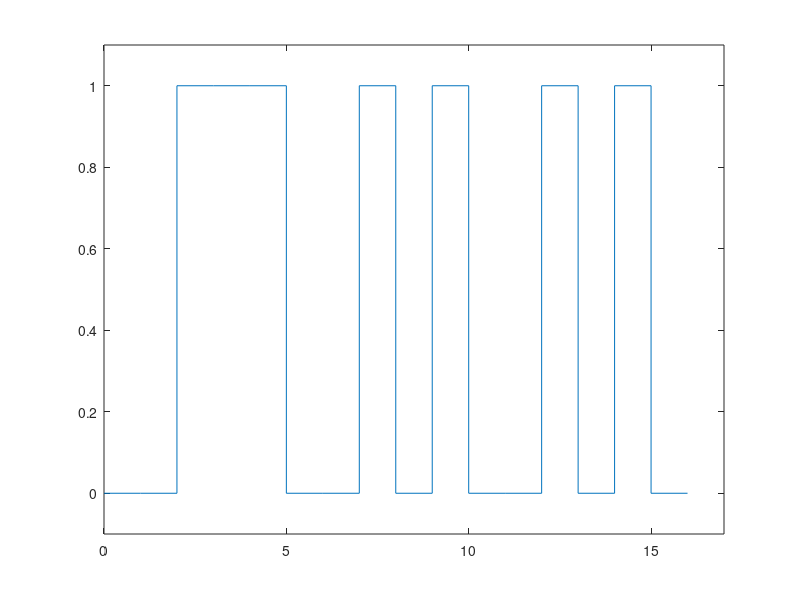
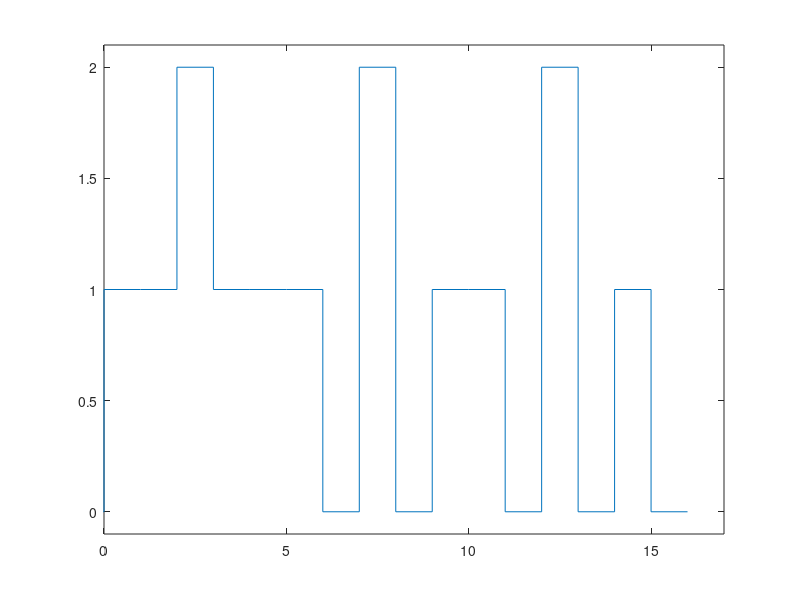
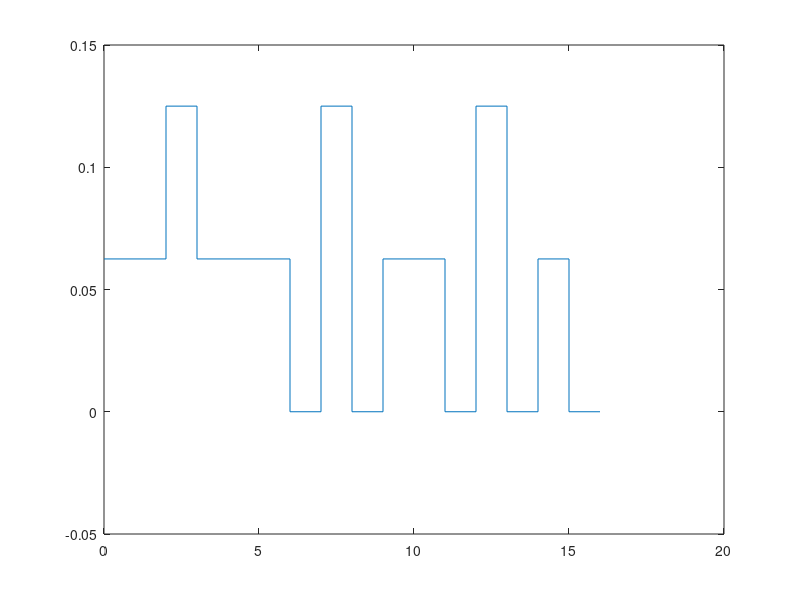

MATLAB code for these plots, in order:
close all;
clear; clc;

x = zeros(1,17);
x(3) = 1;
x(4) = 1;
x(5) = 1;
x(8) = 1;
x(10) = 1;
x(13) = 1;
x(15) = 1;
figure;
t = 0:16;
stairs(t, x);
axis([0 17 -0.1 1.1]);

y = zeros(1, 17);
y(1) = 1;
y(3) = 1;

[r, lag] = xcorr(x, y);
figure;
stairs(lag, r);
axis([0 17 -0.1 2.1]);

X = fft(x);
Y = conj(fft(y));
XY = Y .* X;
r = ifft(XY)/16;
figure;
stairs(t, r);

N = 500000;
s1 = randint(1, N, [0,1]);
s2 = randint(1, N, [0,1]);
tic;
r1 = xcorr(s1, s2);
t1 = toc;

tic;
S1 = fft(s1);
S2 = conj(fft(s2));
S1S2 = S2 .* S1;
r2 = ifft(S1S2)/N;
t2 = toc;

disp(t1);
disp(t2);
